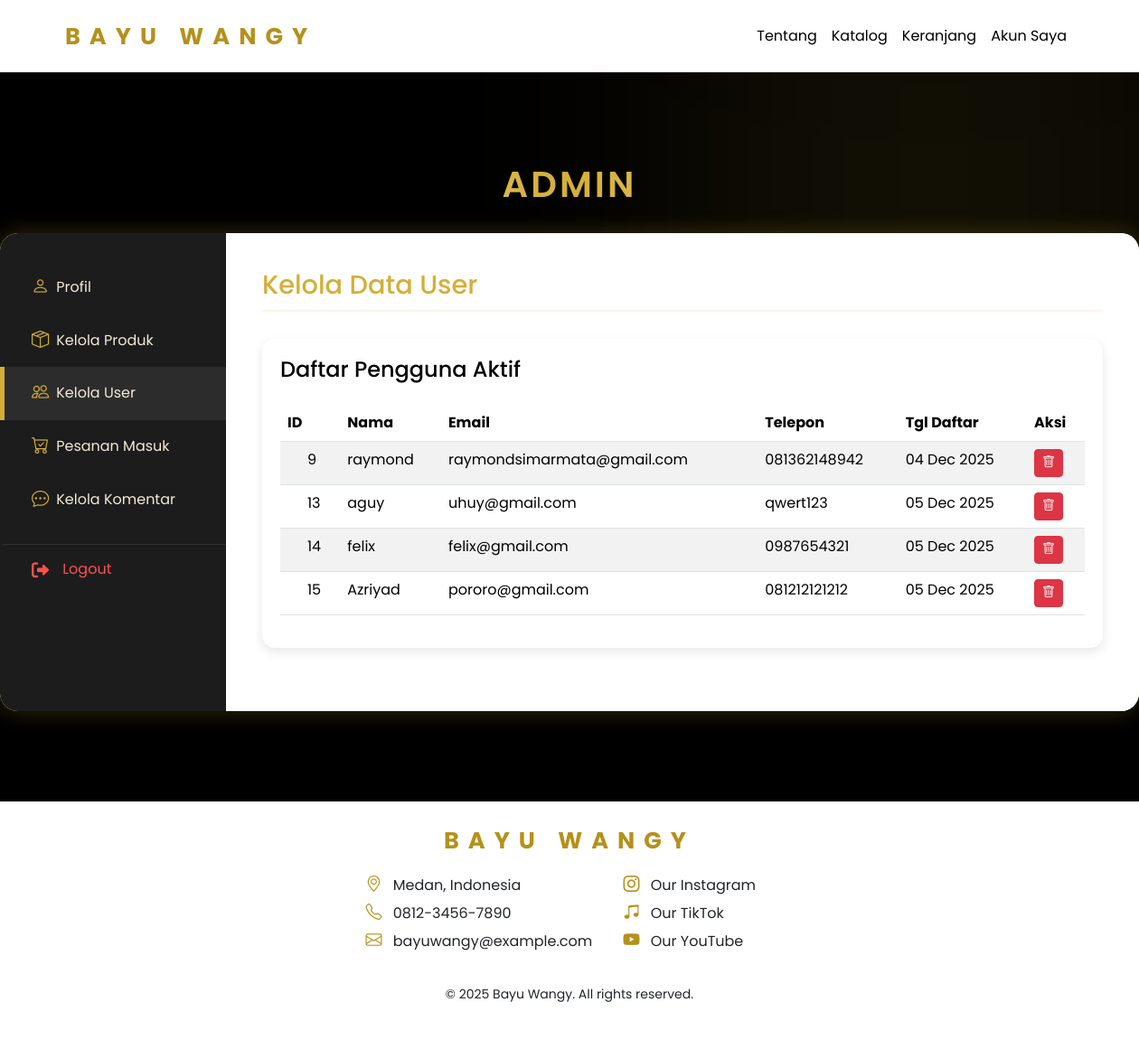
The app's page /admin-tab-user.php with its own data.
### tables this page shows
CREATE TABLE `users` (
  `id_user` int(11) NOT NULL,
  `nama` varchar(100) NOT NULL,
  `email` varchar(100) NOT NULL,
  `password` varchar(100) NOT NULL,
  `telepon` varchar(20) DEFAULT NULL,
  `tanggal_daftar` datetime DEFAULT current_timestamp(),
  `role` varchar(50) NOT NULL DEFAULT 'customer'
);

### admin-tab-user.php (the view, shortened to what this page needs)
<?php
require 'conn.php';
$user_query = $conn->query("SELECT id_user, nama, email, telepon, tanggal_daftar FROM users WHERE role != 'admin'");
?>
<!DOCTYPE html>
<html lang="id">
<head>
    <link rel="stylesheet" href="bootstrap/css/bootstrap.css">
    <link rel="stylesheet" href="css/akun.css">
    <link rel="stylesheet" href="css/navbar.css">
    <link rel="stylesheet" href="css/styleee.css">
    <link rel="stylesheet" href="https://cdnjs.cloudflare.com/ajax/libs/font-awesome/6.0.0-beta3/css/all.min.css">
    <link rel="stylesheet" href="https://cdn.jsdelivr.net/npm/bootstrap-icons@1.11.3/font/bootstrap-icons.css">
</head>
<body class="account-page">
    <?php include 'navbar.php'; ?>
    <div class="akun-container">
        <h1 class="title">Admin</h1>
        <div class="account-dashboard">
            <aside class="sidebar">
                <nav class="account-nav">
                    <a href="admin.php" class="nnav-item">
                        <i class="bi bi-person me-2"></i> Profil
                    </a>
                    <a href="admin-tab-produk.php" class="nnav-item">
                        <i class="bi bi-box-seam me-2"></i> Kelola Produk
                    </a>
                    <a href="admin-tab-user.php" class="nnav-item active">
                        <i class="bi bi-people me-2"></i> Kelola User
                    </a>
                    <a href="admin-tab-pesanan.php" class="nnav-item">
                        <i class="bi bi-cart-check me-2"></i> Pesanan Masuk
                    </a>
                    <a href="admin-tab-komentar.php" class="nnav-item">
                        <i class="bi bi-chat-dots me-2"></i> Kelola Komentar
                    </a>
                    <a href="logout.php" class="nnav-item logout">
                        <i class="fas fa-sign-out-alt"></i> Logout
                    </a>
                </nav>
            </aside>
            <main class="content-area">
                <h2 class="section-title">Kelola Data User</h2>
                <div class="address-form" style="max-width: 1200px; margin: 30px auto;">
                    <h4 class="mb-4">Daftar Pengguna Aktif</h4>
                    <table class="table table-striped">
                        <thead>
                            <tr>
                                <th>ID</th>
                                <th>Nama</th>
                                <th>Email</th>
                                <th>Telepon</th>
                                <th>Tgl Daftar</th>
                                <th>Aksi</th>
                            </tr>
                        </thead>
                        <tbody>
                            <?php while ($user = $user_query->fetch_assoc()): ?>
                            <tr>
                                <td><?= $user['id_user']; ?></td>
                                <td><?= htmlspecialchars($user['nama']); ?></td>
                                <td><?= htmlspecialchars($user['email']); ?></td>
                                <td><?= htmlspecialchars($user['telepon'] ?? '-'); ?></td>
                                <td><?= date('d M Y', strtotime($user['tanggal_daftar'])); ?></td>
                                <td>
                                    <a href="admin-hapususer.php?id=<?= $user['id_user']; ?>" class="btn btn-sm btn-danger" onclick="return confirm('Yakin hapus user ini?');"><i class="bi bi-trash"></i></a>
                                </td>
                            </tr>
                            <?php endwhile; ?>
                        </tbody>
                    </table>
                </div>
            </main>
            </div>
    </div>
    <?php include 'footer.php'; ?>
</body>
</html>

### css/akun.css (style rules this page uses)
* { margin: 0; padding: 0; box-sizing: border-box; font-family: 'Poppins', sans-serif; }
body { background: #000000; min-height: 100vh; height: auto; color: #ffffff; overflow-x: hidden; }
body::before { content: ""; position: absolute; width: 550px; height: 550px; background: #D4AF3715; filter: blur(130px); top: -80px; right: -50px; z-index: -1; }
.title { text-align: center; margin-bottom: 30px; font-size: 40px; font-weight: 600; letter-spacing: 3px; text-transform: uppercase; background: linear-gradient(90deg, #f2e9d8, #D4AF37, #f2e9d8); color: transparent; -webkit-background-clip: text; background-clip: text; }
.akun-container { margin: 100px auto; }
.address-form { background: #ffffff; padding: 20px; border-radius: 14px; box-shadow: 0px 4px 12px rgba(0,0,0,0.1); max-width: 100%; margin-top: 20px; }
.account-dashboard { display: flex; max-width: 1400px; margin: 0 auto; background: #ffffff; border-radius: 20px; overflow: hidden; box-shadow: 0 0 25px rgba(212, 175, 55, 0.25), inset 0 0 12px rgba(212, 175, 55, 0.15); }
.sidebar { flex: 0 0 250px; background: #1c1c1c; padding: 30px 0; color: #f2e9d8; }
.account-nav { display: flex; flex-direction: column; }
.nnav-item { display: flex; align-items: center; padding: 15px 30px; text-decoration: none; color: #f2e9d8; font-size: 1em; border-left: 5px solid transparent; transition: 0.2s; }
.nnav-item i { margin-right: 15px; font-size: 1.2em; color: #D4AF37; }
.nnav-item.active { border-left-color: #D4AF37; background-color: #2c2c2c; font-weight: 400; }
.nnav-item.logout { margin-top: 20px; border-top: 1px solid #333333; color: #ff5050; }
.nnav-item.logout i { color: #ff5050; }
.content-area { flex-grow: 1; padding: 40px; background: #ffffff; color: #000000; }
.section-title { color: #D4AF37; font-size: 1.8em; margin-bottom: 25px; border-bottom: 2px solid #D4AF3720; padding-bottom: 10px; }
.address-form { background: #ffffff; padding: 20px; border-radius: 14px; box-shadow: 0px 4px 12px rgba(0,0,0,0.1); max-width: 500px; margin-top: 20px; }

### css/styleee.css (style rules this page uses)
body { font-family: 'Poppins', sans-serif; }
.cart-table th:first-child, tr td:first-child { padding-left: 30px !important; }

### records on screen
users: id_user "9", nama "raymond", email "raymondsimarmata@gmail.com", telepon "081362148942", tanggal_daftar "04 Dec 2025"
users: id_user "13", nama "aguy", email "uhuy@gmail.com", telepon "qwert123", tanggal_daftar "05 Dec 2025"
users: id_user "14", nama "felix", email "felix@gmail.com", telepon "0987654321", tanggal_daftar "05 Dec 2025"
users: id_user "15", nama "Azriyad", email "pororo@gmail.com", telepon "081212121212", tanggal_daftar "05 Dec 2025"
